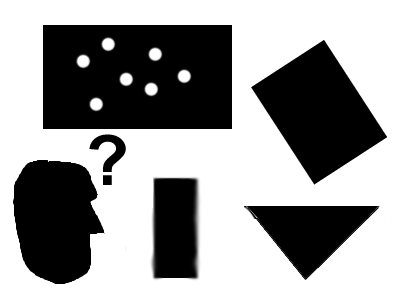
#> input picture pic1.png, 400 x 300 px, given in place of the camera
$ python mean-shift-object-tracking.py
#> lines starting #> are read from the running program, lines starting #| are printed output that depends on the picture; after the words box and inside, x2 and y2 are one past the last pixel; in counts of white or black regions, pixels touching at a corner belong together
import cv2
import numpy as np

cap = cv2.VideoCapture(0)

# take first frame
ret, frame = cap.read()
#> frame is the input picture: shape (300, 400, 3); mean B, G, R 154.1, 154.1, 154.1

# find the initial location to track
x, y, w, h = 300, 200, 100, 50
track = (x, y, w, h)

# histogram back projected
# setup ROI for tracking
roi = frame[y: y + h, x: x + w]
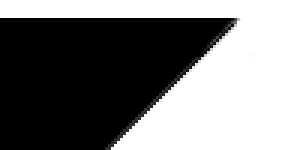
#> roi: shape (50, 100, 3) (shown 3 times larger); min 0, max 255, mean 124.3

# hsv color space
hsv_roi = cv2.cvtColor(roi, cv2.COLOR_BGR2HSV)
#> hsv_roi: shape (50, 100, 3); mean H, S, V 0, 0, 124.3

# mask
mask = cv2.inRange(hsv_roi, np.array((0., 60., 32.)), np.array((180., 255., 255)))
#> mask: shape (50, 100); every value is 0

# calculate histogram
roi_hist = cv2.calcHist([hsv_roi], [0], mask, histSize=[180], ranges=[0, 180])
#> roi_hist = 180 values from 0 to 0

# normalize between 0 to 255
cv2.normalize(roi_hist, roi_hist, alpha=0, beta=255, norm_type=cv2.NORM_MINMAX)

# criteria
term_criteria = (cv2.TERM_CRITERIA_EPS | cv2.TERM_CRITERIA_COUNT, 10, 1)

while cap.isOpened():
    ret, frame = cap.read()
    if ret:
        hsv = cv2.cvtColor(frame, cv2.COLOR_BGR2HSV)
#> hsv: shape (300, 400, 3); mean H, S, V 1, 0.4, 154.2
        # back projected image
        dst = cv2.calcBackProject([hsv], channels=[0], hist=roi_hist, ranges=[0, 180], scale=1)
#> dst: shape (300, 400); every value is 0

        # mean shift
        # ret, track = cv2.meanShift(dst, window=track, criteria=term_criteria)

        # camshift
        ret, track = cv2.CamShift(dst, window=track, criteria=term_criteria)
#> ret = ((0, 0), (0, 0), 0); track = (290, 190, 110, 70)

        # draw it on image
        pts = cv2.boxPoints(ret)
#> pts = [[0, 0], [0, 0], [0, 0], [0, 0]]
        pts = np.int0(pts)  # convert to integer
        frame = cv2.polylines(frame, [pts], isClosed=True, color=(0, 255, 0), thickness=3)
#> frame: shape (300, 400, 3); 0% of pixels changed, all inside (x1, y1, x2, y2) = (0, 0, 3, 3)
        # x, y, w, h = track
        # frame = cv2.rectangle(frame, (x, y), (x + w, y + h), (0, 255, 0), 4)
        cv2.imshow('dst', dst)
        cv2.imshow('frame', frame)
        if cv2.waitKey(1) == 27:
#> (key Esc is pressed here)
            break
    else:
        break

cap.release()
cv2.destroyAllWindows()

$ run again, on chessboard.png
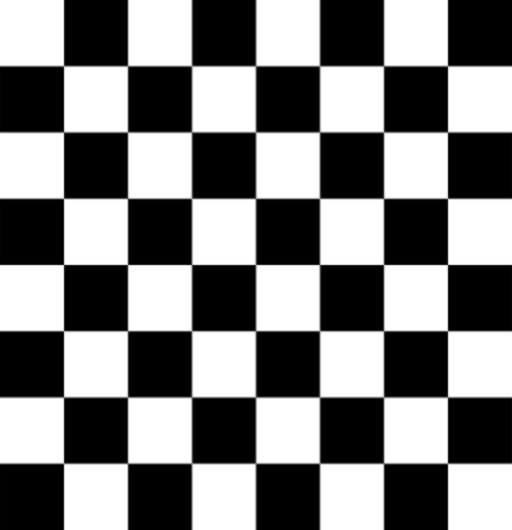
#> input picture chessboard.png, 512 x 530 px, given in place of the camera
#> frame is the input picture: shape (530, 512, 3); min 0, max 255, mean 127.4
#> `roi = frame[y: y + h, x: x + w]`:
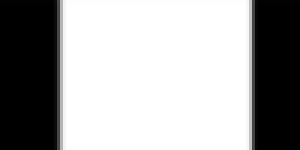
#> roi: shape (50, 100, 3) (shown 3 times larger); min 0, max 255, mean 163.2
#> hsv_roi: shape (50, 100, 3); mean H, S, V 0, 0, 163.2
#> mask: shape (50, 100); every value is 0
#> roi_hist = 180 values from 0 to 0
#> hsv: shape (530, 512, 3); mean H, S, V 0, 0, 127.4
#> dst: shape (530, 512); every value is 0
#> ret = ((0, 0), (0, 0), 0); track = (290, 190, 120, 70)
#> pts = [[0, 0], [0, 0], [0, 0], [0, 0]]
#> frame: shape (530, 512, 3); under 0.01% of pixels changed, all inside (x1, y1, x2, y2) = (0, 0, 3, 3)
